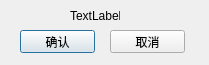
<?xml version="1.0" encoding="UTF-8"?>
<ui version="4.0">
 <class>Dialog</class>
 <widget class="QDialog" name="Dialog">
  <property name="geometry">
   <rect>
    <x>0</x>
    <y>0</y>
    <width>209</width>
    <height>65</height>
   </rect>
  </property>
  <property name="windowTitle">
   <string>Dialog</string>
  </property>
  <widget class="QLabel" name="label">
   <property name="geometry">
    <rect>
     <x>70</x>
     <y>10</y>
     <width>50</width>
     <height>12</height>
    </rect>
   </property>
   <property name="text">
    <string>TextLabel</string>
   </property>
  </widget>
  <widget class="QPushButton" name="pushButtonAccept">
   <property name="geometry">
    <rect>
     <x>20</x>
     <y>30</y>
     <width>75</width>
     <height>23</height>
    </rect>
   </property>
   <property name="text">
    <string>确认</string>
   </property>
  </widget>
  <widget class="QPushButton" name="pushButtonCancel">
   <property name="geometry">
    <rect>
     <x>110</x>
     <y>30</y>
     <width>75</width>
     <height>23</height>
    </rect>
   </property>
   <property name="text">
    <string>取消</string>
   </property>
  </widget>
 </widget>
 <resources/>
 <connections/>
</ui>
